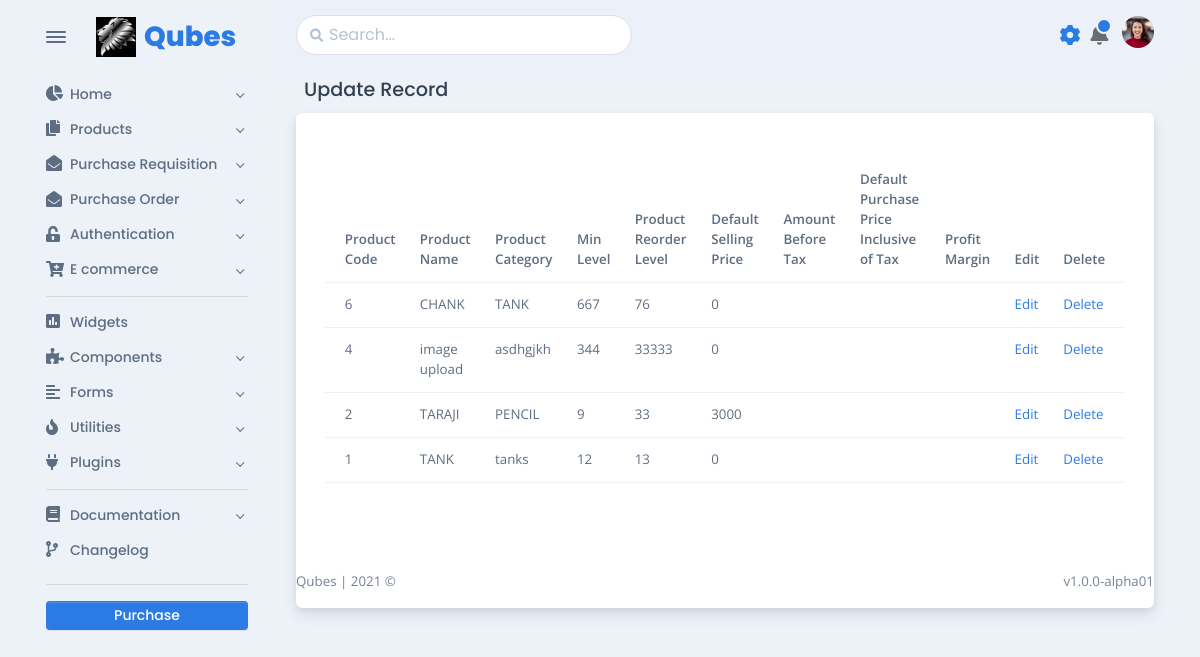
/products/edit-product-ui.php, run on the app's committed database.
### tables this page shows
CREATE TABLE `tbl_product` (
  `product_code` bigint(254) NOT NULL,
  `product_name` varchar(100) NOT NULL,
  `product_unit` varchar(254) NOT NULL,
  `product_category` varchar(254) NOT NULL,
  `min_level` varchar(50) NOT NULL,
  `max_level` varchar(50) NOT NULL,
  `reorder` varchar(50) NOT NULL,
  `product_image` varchar(254) NOT NULL,
  `dsp_price` int(254) NOT NULL
);

### products/edit-product-ui.php (the view)
<!DOCTYPE html>
<html lang="en-US" dir="ltr">
<?php
include '../includes/base_page/head.php';
include_once '../includes/dbconnect.php';
?>
<body>
  <main class="main" id="top">
    <div class="container" data-layout="container">
      <?php
      include '../includes/base_page/nav.php';
      ?>
      <div class="content">
        <?php
        include '../navbar-shared.php';
        ?>
        <h5 class="p-2">Update Record</h5>
        <div class="card">
          <div class="card-body fs--1 p-4">
            <form>
            <div class="row my-3">
      <div class="col">
<table class="table">
<thead>
<tr>
<th scope="col">Product Code</th>
<th scope="col">Product Name</th>
<th scope="col">Product Category</th>
<th scope="col">Min Level</th>
<th scope="col">Product Reorder Level</th>
<th scope="col">Default Selling Price</th>
<th scope="col">Amount Before Tax</th>
<th scope="col">Default Purchase Price Inclusive of Tax</th>
<th scope="col">Profit Margin</th>
<th scope="col">Edit</th>
<th scope="col">Delete</th>
</tr>
</thead>
<tbody>
<?php
$count=1;
$sel_query="Select * from tbl_product ORDER BY product_code desc;";
$result = mysqli_query($conn,$sel_query);
while($row = mysqli_fetch_assoc($result)) { ?>
<tr>
<td scope="col"><?php echo $row["product_code"]; ?></td>
<td scope="col"><?php echo $row["product_name"]; ?></td>
<td scope="col"><?php echo $row["product_category"]; ?></td>
<td scope="col"><?php echo $row["min_level"]; ?></td>
<td scope="col"><?php echo $row["reorder"]; ?></td>
<td scope="col"><?php echo $row["dsp_price"]; ?></td>
<td scope="col"><?php echo $row["amount_before_tax"]; ?></td>
<td scope="col"><?php echo $row["dpp_inc_tax"]; ?></td>
<td scope="col"><?php echo $row["profit_margin"]; ?></td>
<td scope="col">
<a href="view_ product.php?id=<?php echo $row["product_code"]; ?>">Edit</a>
</td>
<td scope="col">
<a href="delete_product.php?id=<?php echo $row["product_code"]; ?>">Delete</a>
</td>
</tr>
<?php $count++; } ?>
</tbody>
</table>
</div>
            </form>
          </div>
        </div>
        <?php
        include '../includes/base_page/footer.php';
        ?>
</body>
</html>

### includes/base_page/head.php (shortened to what this page needs)
<head>
<link href="../assets/css/theme-rtl.min.css" rel="stylesheet" id="style-rtl">
<link href="../assets/css/theme.min.css" rel="stylesheet" id="style-default">
</head>

### includes/base_page/nav.php (shortened to what this page needs)
<nav class="navbar navbar-light navbar-vertical navbar-expand-xl">
  <div class="d-flex align-items-center">
    <div class="toggle-icon-wrapper">
      <button class="btn navbar-toggler-humburger-icon navbar-vertical-toggle" data-toggle="tooltip" data-placement="left" title="Toggle Navigation"><span class="navbar-toggle-icon"><span class="toggle-line"></span></span></button>
    </div><a class="navbar-brand" href="../index.html">
      <div class="d-flex align-items-center py-3"><img class="mr-2" src="../assets/img/logos/qubes.jpeg" alt="OG LOL" width="40" /><span class="font-sans-serif">Qubes</span>
      </div>
    </a>
  </div>
  <div class="collapse navbar-collapse" id="navbarVerticalCollapse">
    <?php
    require 'sidenav-shared.php';
    genSideBar();
    ?>
  </div>
</nav>

### includes/base_page/sidenav-shared.php (shortened to what this page needs)
<?php
function genSideBar()
{
  echo <<<EOD
  <div class="navbar-vertical-content scrollbar">
  <ul class="navbar-nav flex-column">
    <li class="nav-item"><a class="nav-link dropdown-indicator" href="#home" data-toggle="collapse" role="button" aria-expanded="false" aria-controls="home">
      <div class="d-flex align-items-center"><span class="nav-link-icon"><span class="fas fa-chart-pie"></span></span><span class="nav-link-text"> Home</span>
      </div>
    </a>
  </li>
  <li class="nav-item"><a class="nav-link dropdown-indicator" href="#pages" data-toggle="collapse" role="button" aria-expanded="false" aria-controls="pages">
    <div class="d-flex align-items-center"><span class="nav-link-icon"><span class="fas fa-copy"></span></span><span class="nav-link-text"> Products</span>
    </div>
  </a>
</li>
<li class="nav-item"><a class="nav-link dropdown-indicator" href="#purchase_rqn" data-toggle="collapse" role="button" aria-expanded="false" aria-controls="purchase_rqn">
  <div class="d-flex align-items-center"><span class="nav-link-icon"><span class="fas fa-envelope-open"></span></span><span class="nav-link-text"> Purchase Requisition</span>
  </div>
</a>
</li>
<li class="nav-item"><a class="nav-link dropdown-indicator" href="#email" data-toggle="collapse" role="button" aria-expanded="false" aria-controls="email">
  <div class="d-flex align-items-center"><span class="nav-link-icon"><span class="fas fa-envelope-open"></span></span><span class="nav-link-text"> Purchase Order</span>
  </div>
</a>
</li>
<li class="nav-item"><a class="nav-link dropdown-indicator" href="#authentication" data-toggle="collapse" role="button" aria-expanded="false" aria-controls="authentication">
  <div class="d-flex align-items-center"><span class="nav-link-icon"><span class="fas fa-unlock-alt"></span></span><span class="nav-link-text"> Authentication</span>
  </div>
</a>
</li>
<li class="nav-item"><a class="nav-link dropdown-indicator" href="#e-commerce" data-toggle="collapse" role="button" aria-expanded="false" aria-controls="e-commerce">
  <div class="d-flex align-items-center"><span class="nav-link-icon"><span class="fas fa-cart-plus"></span></span><span class="nav-link-text"> E commerce</span>
  </div>
</a>
</li>
</ul>
<div class="navbar-vertical-divider">
  <hr class="navbar-vertical-hr my-2" />
</div>
<ul class="navbar-nav flex-column">
  <li class="nav-item"><a class="nav-link" href="../widgets.html">
    <div class="d-flex align-items-center"><span class="nav-link-icon"><span class="fas fa-poll"></span></span><span class="nav-link-text"> Widgets</span>
    </div>
  </a>
</li>
<li class="nav-item"><a class="nav-link dropdown-indicator" href="#components" data-toggle="collapse" role="button" aria-expanded="false" aria-controls="components">
  <div class="d-flex align-items-center"><span class="nav-link-icon"><span class="fas fa-puzzle-piece"></span></span><span class="nav-link-text"> Components</span>
  </div>
</a>
</li>
<li class="nav-item"><a class="nav-link dropdown-indicator" href="#forms" data-toggle="collapse" role="button" aria-expanded="false" aria-controls="forms">
  <div class="d-flex align-items-center"><span class="nav-link-icon"><span class="fas fa-align-left"></span></span><span class="nav-link-text"> Forms</span>
  </div>
</a>
</li>
<li class="nav-item"><a class="nav-link dropdown-indicator" href="#utilities" data-toggle="collapse" role="button" aria-expanded="false" aria-controls="utilities">
  <div class="d-flex align-items-center"><span class="nav-link-icon"><span class="fas fa-fire"></span></span><span class="nav-link-text"> Utilities</span>
  </div>
</a>
</li>
<li class="nav-item"><a class="nav-link dropdown-indicator" href="#plugins" data-toggle="collapse" role="button" aria-expanded="false" aria-controls="plugins">
  <div class="d-flex align-items-center"><span class="nav-link-icon"><span class="fas fa-plug"></span></span><span class="nav-link-text"> Plugins</span>
  </div>
</a>
</li>
</ul>
<div class="navbar-vertical-divider">
  <hr class="navbar-vertical-hr my-2" />
</div>
<ul class="navbar-nav flex-column">
  <li class="nav-item"><a class="nav-link dropdown-indicator" href="#documentation" data-toggle="collapse" role="button" aria-expanded="false" aria-controls="documentation">
    <div class="d-flex align-items-center"><span class="nav-link-icon"><span class="fas fa-book"></span></span><span class="nav-link-text"> Documentation</span>
    </div>
  </a>
</li>
<li class="nav-item"><a class="nav-link" href="../changelog.html">
  <div class="d-flex align-items-center"><span class="nav-link-icon"><span class="fas fa-code-branch"></span></span><span class="nav-link-text"> Changelog</span>
  </div>
</a>
</li>
</ul>
<div class="settings">
  <div class="navbar-vertical-divider">
    <hr class="navbar-vertical-hr my-3" />
  </div><a class="btn btn-sm d-block w-100 btn-purchase" href="https://themes.getbootstrap.com/product/falcon-admin-dashboard-webapp-template/" target="_blank">Purchase</a>
</div>
</div>
EOD;
}

### navbar-shared.php (shortened to what this page needs)
<nav class="navbar navbar-light navbar-glass navbar-top navbar-expand">
  <ul class="navbar-nav align-items-center d-none d-lg-block">
    <li class="nav-item">
      <div class="search-box" data-list='{"valueNames":["title"]}'>
        <form class="position-relative" data-toggle="search" data-display="static">
          <input class="form-control search-input fuzzy-search" type="search" placeholder="Search..." aria-label="Search" />
          <span class="fas fa-search search-box-icon"></span>
        </form>
      </div>
    </li>
  </ul>
  <ul class="navbar-nav navbar-nav-icons ml-auto flex-row align-items-center">
    <li class="nav-item"><a class="nav-link settings-popover" href="#settings-modal" data-toggle="modal"><span class="ripple"></span><span class="fa-spin position-absolute all-0 d-flex flex-center"><span class="icon-spin position-absolute all-0 d-flex flex-center">
            </span></span></a></li>
    <li class="nav-item dropdown">
      <a class="nav-link notification-indicator notification-indicator-primary px-0 icon-indicator" id="navbarDropdownNotification" href="#" role="button" data-toggle="dropdown" aria-haspopup="true" aria-expanded="false"><span class="fas fa-bell" data-fa-transform="shrink-6" style="font-size: 33px;"></span></a>
    </li>
    <li class="nav-item dropdown"><a class="nav-link pr-0" id="navbarDropdownUser" href="#" role="button" data-toggle="dropdown" aria-haspopup="true" aria-expanded="false">
        <div class="avatar avatar-xl">
          <img class="rounded-circle" src="../assets/img/team/3-thumb.png" alt="" />
        </div>
      </a>
    </li>
  </ul>
</nav>

### includes/base_page/footer.php (shortened to what this page needs)
<footer>
  <div class="row g-0 justify-content-between fs--1 mt-4 mb-3">
    <div class="col-12 col-sm-auto text-center">
      <p class="mb-0 text-600">Qubes <span class="d-none d-sm-inline-block">| </span><br class="d-sm-none" /> 2021 &copy;</p>
    </div>
    <div class="col-12 col-sm-auto text-center">
      <p class="mb-0 text-600">v1.0.0-alpha01</p>
    </div>
  </div>
</footer>
</div>
</div>
</main>

### data on the page
tbl_product: product_code "6", product_name "CHANK", product_category "TANK", min_level "667", reorder "76", dsp_price "0"
tbl_product: product_code "4", product_name "image upload", product_category "asdhgjkh", min_level "344", reorder "33333", dsp_price "0"
tbl_product: product_code "2", product_name "TARAJI", product_category "PENCIL", min_level "9", reorder "33", dsp_price "3000"
tbl_product: product_code "1", product_name "TANK", product_category "tanks", min_level "12", reorder "13", dsp_price "0"
